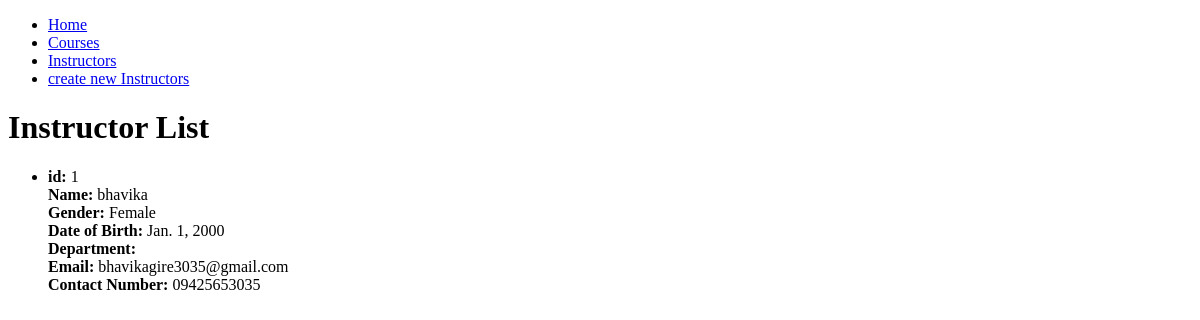
The app's page /instructors/, older data.
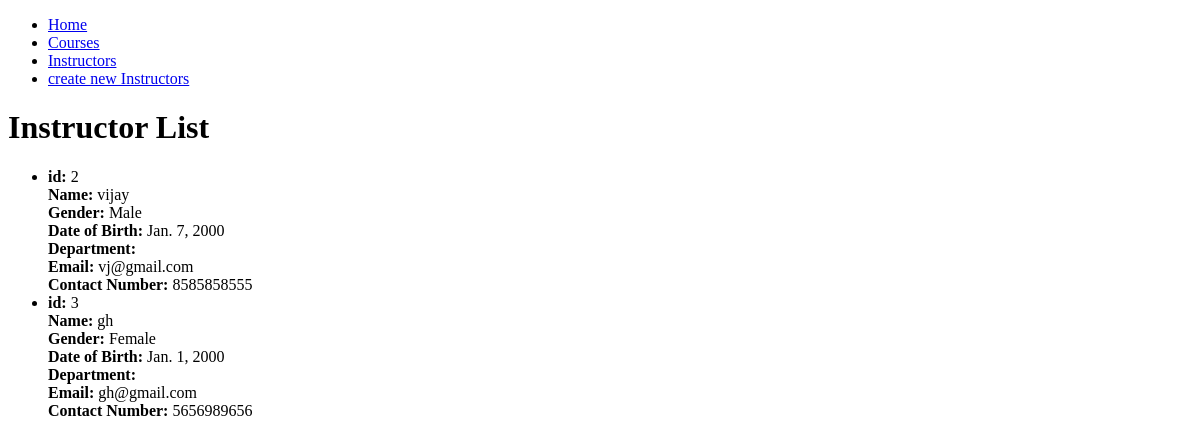
The same page, newer data.
### edusphere_app/models.py (models this page shows, shortened)
class Instructor(models.Model):
    name = models.CharField(max_length=100)
    gender = models.CharField(max_length=10, choices=GENDER_CHOICES, default='Other')
    date_of_birth = models.DateField()
    department = models.ForeignKey(Department, on_delete=models.CASCADE)
    email = models.EmailField()
    contact_number = models.CharField(max_length=15, default='')

### edusphere_app/views.py (the view)
# urls.py: path('instructors/', views.instructor_list, name='instructor_list'),
def instructor_list(request):
    instructors = Instructor.objects.all()
    return render(request, 'instructor_list.html', {'instructors': instructors})

### edusphere_app/templates/instructor_list.html (shortened to what this page needs)
<!DOCTYPE html>
<html>
<head>
</head>
<body>
    <nav>
        <ul>
            <li><a href="/">Home</a></li>
            <li><a href="/courses/">Courses</a></li>
            <li><a href="/instructors/">Instructors</a></li>
            <li><a href="/instructors/create/"> create new Instructors</a></li>
        </ul>
    </nav>
    <h1>Instructor List</h1>
    <ul>
        {% for instructor in instructors %}
            <li>
                <strong>id:</strong> {{ instructor.id }}<br>
                <strong>Name:</strong> {{ instructor.name }}<br>
                <strong>Gender:</strong> {{ instructor.gender }}<br>
                <strong>Date of Birth:</strong> {{ instructor.date_of_birth }}<br>
                <strong>Department:</strong> {{ instructor.department }}<br>
                <strong>Email:</strong> {{ instructor.email }}<br>
                <strong>Contact Number:</strong> {{ instructor.contact_number }}<br>
            </li>
        {% endfor %}
    </ul>
</body>
</html>

Row changes from the older to the newer data that the page shows:
removed Instructor: id "1", name "bhavika", gender "Female", date_of_birth "Jan. 1, 2000", email "bhavikagire3035@gmail.com", contact_number "09425653035"
added Instructor: id "2", name "vijay", gender "Male", date_of_birth "Jan. 7, 2000", email "vj@gmail.com", contact_number "8585858555"
added Instructor: id "3", name "gh", gender "Female", date_of_birth "Jan. 1, 2000", email "gh@gmail.com", contact_number "5656989656"
